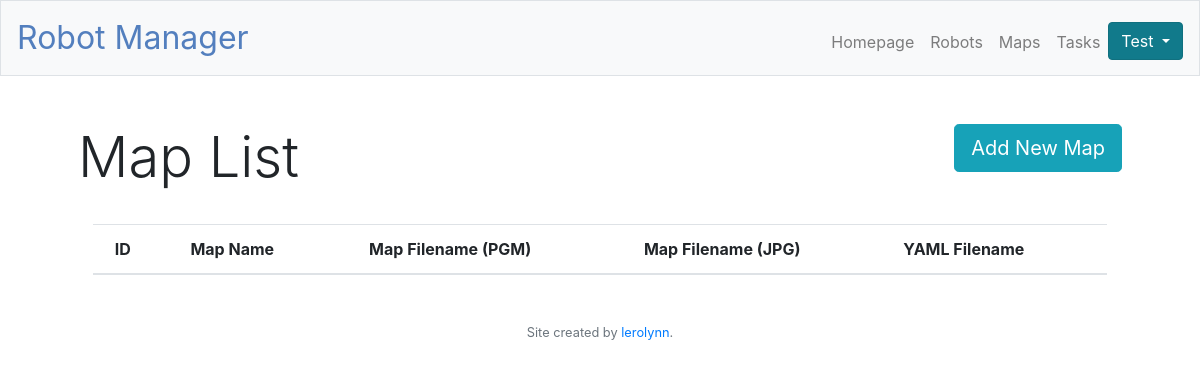
The page /maps (signed in) on the database as committed earlier.
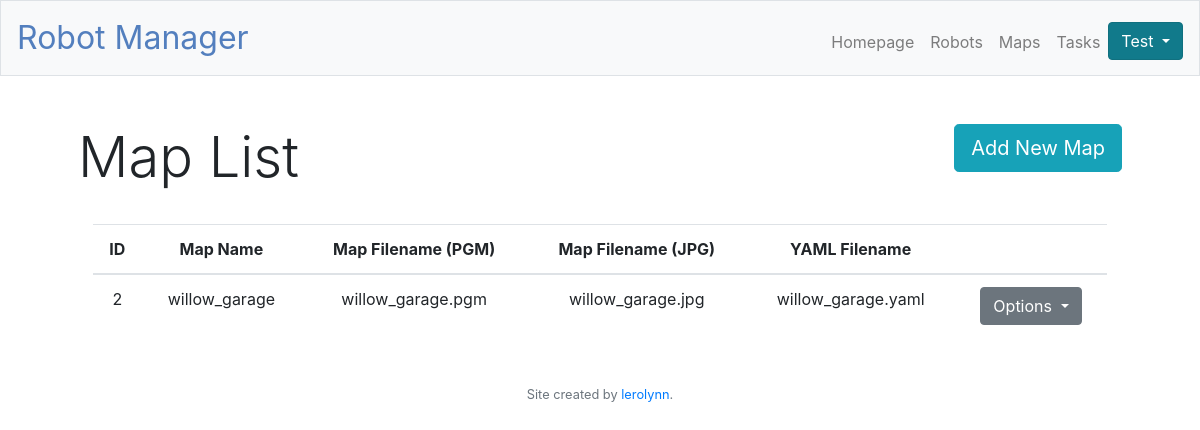
The same page on the database as committed later.
### tables this page shows
CREATE TABLE "maps" (
	`id`	INTEGER NOT NULL,
	`user_id`	INTEGER,
	`map_name`	TEXT,
	`map_pgm`	TEXT,
	`map_jpg`	TEXT,
	`yamlfile`	TEXT,
	PRIMARY KEY(id),
	FOREIGN KEY(`user_id`) REFERENCES users ( id )
);

### app.py (the view, shortened to what this page needs)
@app.route("/maps", methods=["GET", "POST"])
def maps():
    if not session:
        return redirect("/login")
    cur = conn.cursor()
    cur.execute("SELECT * FROM maps WHERE user_id=?", (session["user_id"],))
    maps = cur.fetchall()
    return render_template("maps.html", maps=maps)

### app.py (called while the page is built)
@app.after_request
def after_request(response):
    response.headers["Cache-Control"] = "no-cache, no-store, must-revalidate"
    response.headers["Expires"] = 0
    response.headers["Pragma"] = "no-cache"
    return response

### templates/maps.html (shortened to what this page needs)
{% extends "layout.html" %}
{% block main %}
    <main>
        <div style="margin-bottom: 70px;">
          <h1 class="display-4 float-left">Map List</h1>
            <button type="button" class="btn btn-info btn-lg float-right" data-toggle="modal" data-target="#addMap" href="#">
              Add New Map
            </button>
        </div>
        <div style="margin-top: 100px;">
          <div class="col center">
              <table class="table table-hover" width="100%" ID="Table2" style="margin: 0px">
                <thead>
                  <tr>
                    <th>ID</th>
                    <th>Map Name</th>
                    <th>Map Filename (PGM)</th>
                    <th>Map Filename (JPG)</th>
                    <th>YAML Filename</th>
                    <th></th>
                  </tr>
                </thead>
                <tbody>
                {% for map in maps %}
                  <tr>
                    <td>{{  map.id  }}</td>
                    <td>{{  map.map_name  }}</td>
                    {% if map.map_pgm == None %}
                      <td>-</td>
                    {% else %}
                      <td>{{  map.map_pgm  }}</td>
                    {% endif %}
                    <td>{{  map.map_jpg  }}</td>
                    <td>{{  map.yamlfile  }}</td>
                    <td>
                      <div class="dropdown">
                        <button class="btn btn-secondary dropdown-toggle" data-flip="false" type="button" id="dropdownMenuButton" data-toggle="dropdown" aria-haspopup="true" aria-expanded="false">
                          Options
                        </button>
                      </div>
                    </td>
                  </tr>
                {% endfor %}
                </tbody>
              </table>
          </div>
        </div>
    </main>
{% endblock %}

Rows that differ between the two databases and show on the page:
added maps: id "2", map_name "willow_garage", map_pgm "willow_garage.pgm", map_jpg "willow_garage.jpg", yamlfile "willow_garage.yaml"
